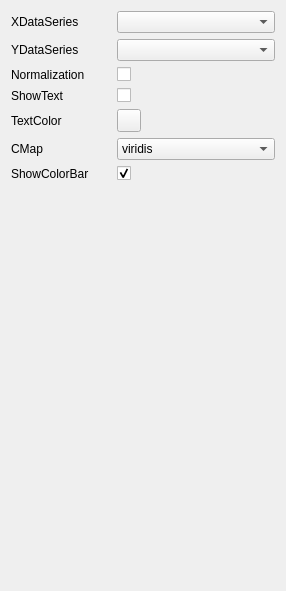
<?xml version="1.0" encoding="UTF-8"?>
<ui version="4.0">
 <class>Form</class>
 <widget class="QWidget" name="Form">
  <property name="geometry">
   <rect>
    <x>0</x>
    <y>0</y>
    <width>286</width>
    <height>591</height>
   </rect>
  </property>
  <property name="windowTitle">
   <string>Form</string>
  </property>
  <layout class="QVBoxLayout" name="verticalLayout">
   <item>
    <layout class="QFormLayout" name="formLayout">
     <item row="0" column="0">
      <widget class="QLabel" name="label">
       <property name="minimumSize">
        <size>
         <width>100</width>
         <height>0</height>
        </size>
       </property>
       <property name="text">
        <string>XDataSeries</string>
       </property>
      </widget>
     </item>
     <item row="0" column="1">
      <widget class="QComboBox" name="x_series_combo"/>
     </item>
     <item row="1" column="0">
      <widget class="QLabel" name="label_2">
       <property name="text">
        <string>YDataSeries</string>
       </property>
      </widget>
     </item>
     <item row="1" column="1">
      <widget class="QComboBox" name="y_series_combo"/>
     </item>
     <item row="2" column="0">
      <widget class="QLabel" name="label_3">
       <property name="text">
        <string>Normalization</string>
       </property>
      </widget>
     </item>
     <item row="2" column="1">
      <widget class="QCheckBox" name="normalization_check">
       <property name="text">
        <string/>
       </property>
      </widget>
     </item>
     <item row="3" column="0">
      <widget class="QLabel" name="label_4">
       <property name="text">
        <string>ShowText</string>
       </property>
      </widget>
     </item>
     <item row="3" column="1">
      <widget class="QCheckBox" name="show_text_check">
       <property name="text">
        <string/>
       </property>
      </widget>
     </item>
     <item row="4" column="0">
      <widget class="QLabel" name="label_5">
       <property name="text">
        <string>TextColor</string>
       </property>
      </widget>
     </item>
     <item row="4" column="1">
      <widget class="QToolButton" name="text_color_btn">
       <property name="text">
        <string/>
       </property>
      </widget>
     </item>
     <item row="5" column="0">
      <widget class="QLabel" name="label_6">
       <property name="text">
        <string>CMap</string>
       </property>
      </widget>
     </item>
     <item row="5" column="1">
      <widget class="QComboBox" name="cmap_combo">
       <item>
        <property name="text">
         <string>viridis</string>
        </property>
       </item>
       <item>
        <property name="text">
         <string>plasma</string>
        </property>
       </item>
       <item>
        <property name="text">
         <string>inferno</string>
        </property>
       </item>
       <item>
        <property name="text">
         <string>magma</string>
        </property>
       </item>
       <item>
        <property name="text">
         <string>cividis</string>
        </property>
       </item>
       <item>
        <property name="text">
         <string>Greys</string>
        </property>
       </item>
       <item>
        <property name="text">
         <string>Purples</string>
        </property>
       </item>
       <item>
        <property name="text">
         <string>Blues</string>
        </property>
       </item>
       <item>
        <property name="text">
         <string>Greens</string>
        </property>
       </item>
       <item>
        <property name="text">
         <string>Oranges</string>
        </property>
       </item>
       <item>
        <property name="text">
         <string>Reds</string>
        </property>
       </item>
       <item>
        <property name="text">
         <string>YlOrBr</string>
        </property>
       </item>
       <item>
        <property name="text">
         <string>YlOrRd</string>
        </property>
       </item>
       <item>
        <property name="text">
         <string>OrRd</string>
        </property>
       </item>
       <item>
        <property name="text">
         <string>PuRd</string>
        </property>
       </item>
       <item>
        <property name="text">
         <string>RdPu</string>
        </property>
       </item>
       <item>
        <property name="text">
         <string>BuPu</string>
        </property>
       </item>
       <item>
        <property name="text">
         <string>GnBu</string>
        </property>
       </item>
       <item>
        <property name="text">
         <string>PuBu</string>
        </property>
       </item>
       <item>
        <property name="text">
         <string>YlGnBu</string>
        </property>
       </item>
       <item>
        <property name="text">
         <string>PuBuGn</string>
        </property>
       </item>
       <item>
        <property name="text">
         <string>BuGn</string>
        </property>
       </item>
       <item>
        <property name="text">
         <string>YlGn</string>
        </property>
       </item>
       <item>
        <property name="text">
         <string>binary</string>
        </property>
       </item>
       <item>
        <property name="text">
         <string>gist_yarg</string>
        </property>
       </item>
       <item>
        <property name="text">
         <string>gist_gray</string>
        </property>
       </item>
       <item>
        <property name="text">
         <string>gray</string>
        </property>
       </item>
       <item>
        <property name="text">
         <string>bone</string>
        </property>
       </item>
       <item>
        <property name="text">
         <string>pink</string>
        </property>
       </item>
       <item>
        <property name="text">
         <string>spring</string>
        </property>
       </item>
       <item>
        <property name="text">
         <string>summer</string>
        </property>
       </item>
       <item>
        <property name="text">
         <string>autumn</string>
        </property>
       </item>
       <item>
        <property name="text">
         <string>winter</string>
        </property>
       </item>
       <item>
        <property name="text">
         <string>cool</string>
        </property>
       </item>
       <item>
        <property name="text">
         <string>Wistia</string>
        </property>
       </item>
       <item>
        <property name="text">
         <string>hot</string>
        </property>
       </item>
       <item>
        <property name="text">
         <string>afmhot</string>
        </property>
       </item>
       <item>
        <property name="text">
         <string>gist_heat</string>
        </property>
       </item>
       <item>
        <property name="text">
         <string>copper</string>
        </property>
       </item>
       <item>
        <property name="text">
         <string>PiYG</string>
        </property>
       </item>
       <item>
        <property name="text">
         <string>PRGn</string>
        </property>
       </item>
       <item>
        <property name="text">
         <string>BrBG</string>
        </property>
       </item>
       <item>
        <property name="text">
         <string>PuOr</string>
        </property>
       </item>
       <item>
        <property name="text">
         <string>RdGy</string>
        </property>
       </item>
       <item>
        <property name="text">
         <string>RdBu</string>
        </property>
       </item>
       <item>
        <property name="text">
         <string>RdYlBu</string>
        </property>
       </item>
       <item>
        <property name="text">
         <string>RdYlGn</string>
        </property>
       </item>
       <item>
        <property name="text">
         <string>Spectral</string>
        </property>
       </item>
       <item>
        <property name="text">
         <string>coolwarm</string>
        </property>
       </item>
       <item>
        <property name="text">
         <string>bwr</string>
        </property>
       </item>
       <item>
        <property name="text">
         <string>seismic</string>
        </property>
       </item>
       <item>
        <property name="text">
         <string>twilight</string>
        </property>
       </item>
       <item>
        <property name="text">
         <string>twilight_shifted</string>
        </property>
       </item>
       <item>
        <property name="text">
         <string>hsv</string>
        </property>
       </item>
       <item>
        <property name="text">
         <string>Pastel1</string>
        </property>
       </item>
       <item>
        <property name="text">
         <string>Pastel2</string>
        </property>
       </item>
       <item>
        <property name="text">
         <string>Paired</string>
        </property>
       </item>
       <item>
        <property name="text">
         <string>Accent</string>
        </property>
       </item>
       <item>
        <property name="text">
         <string>Dark2</string>
        </property>
       </item>
       <item>
        <property name="text">
         <string>Set1</string>
        </property>
       </item>
       <item>
        <property name="text">
         <string>Set2</string>
        </property>
       </item>
       <item>
        <property name="text">
         <string>Set3</string>
        </property>
       </item>
       <item>
        <property name="text">
         <string>tab10</string>
        </property>
       </item>
       <item>
        <property name="text">
         <string>tab20</string>
        </property>
       </item>
       <item>
        <property name="text">
         <string>tab20b</string>
        </property>
       </item>
       <item>
        <property name="text">
         <string>tab20c</string>
        </property>
       </item>
       <item>
        <property name="text">
         <string>flag</string>
        </property>
       </item>
       <item>
        <property name="text">
         <string>prism</string>
        </property>
       </item>
       <item>
        <property name="text">
         <string>ocean</string>
        </property>
       </item>
       <item>
        <property name="text">
         <string>gist_earth</string>
        </property>
       </item>
       <item>
        <property name="text">
         <string>terrain</string>
        </property>
       </item>
       <item>
        <property name="text">
         <string>gist_stern</string>
        </property>
       </item>
       <item>
        <property name="text">
         <string>gnuplot</string>
        </property>
       </item>
       <item>
        <property name="text">
         <string>gnuplot2</string>
        </property>
       </item>
       <item>
        <property name="text">
         <string>CMRmap</string>
        </property>
       </item>
       <item>
        <property name="text">
         <string>cubehelix</string>
        </property>
       </item>
       <item>
        <property name="text">
         <string>brg</string>
        </property>
       </item>
       <item>
        <property name="text">
         <string>gist_rainbow</string>
        </property>
       </item>
       <item>
        <property name="text">
         <string>rainbow</string>
        </property>
       </item>
       <item>
        <property name="text">
         <string>jet</string>
        </property>
       </item>
       <item>
        <property name="text">
         <string>turbo</string>
        </property>
       </item>
       <item>
        <property name="text">
         <string>nipy_spectral</string>
        </property>
       </item>
       <item>
        <property name="text">
         <string>gist_ncar</string>
        </property>
       </item>
      </widget>
     </item>
     <item row="6" column="0">
      <widget class="QLabel" name="label_7">
       <property name="text">
        <string>ShowColorBar</string>
       </property>
      </widget>
     </item>
     <item row="6" column="1">
      <widget class="QCheckBox" name="show_colorbar_check">
       <property name="text">
        <string/>
       </property>
       <property name="checked">
        <bool>true</bool>
       </property>
      </widget>
     </item>
    </layout>
   </item>
  </layout>
 </widget>
 <resources/>
 <connections/>
</ui>
